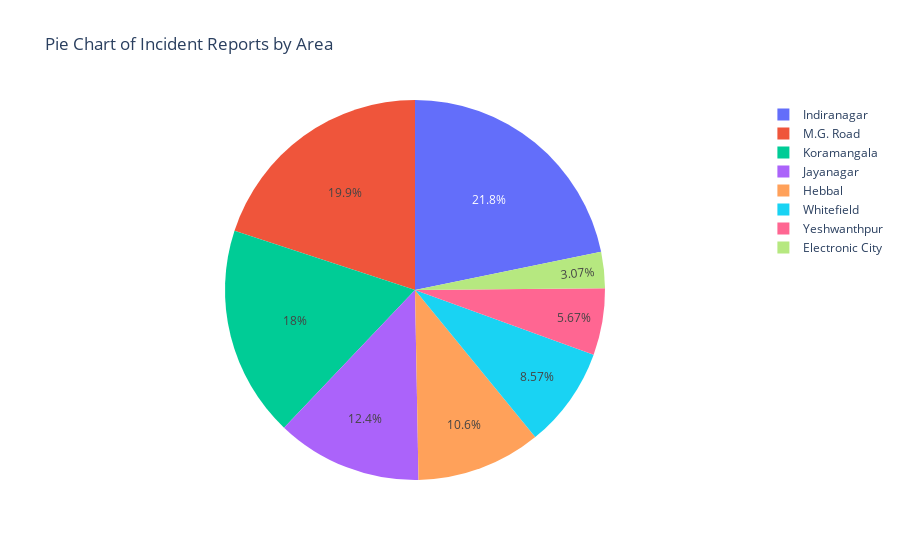

This figure's notebook cell:
### Code cell
incident_data = df.groupby('Area Name')['Incident Reports'].sum().reset_index()
fig = px.pie(incident_data, values='Incident Reports', names='Area Name',
             title="Pie Chart of Incident Reports by Area")
fig.show()

### Figure 1 — Plotly figure (JSON) as saved in the notebook; plotly's stock layout.template omitted (floating-point values rounded to 4 significant figures)
{"data": [{"domain": {"x": [0, 1], "y": [0, 1]}, "hovertemplate": "Area Name=%{label}<br>Incident Reports=%{value}<extra></extra>", "labels": ["Electronic City", "Hebbal", "Indiranagar", "Jayanagar", "Koramangala", "M.G. Road", "Whitefield", "Yeshwanthpur"], "legendgroup": "", "name": "", "showlegend": true, "type": "pie", "values": [431, 1489, 3057, 1740, 2519, 2799, 1202, 796]}], "layout": {"autosize": true, "legend": {"tracegroupgap": 0}, "title": {"text": "Pie Chart of Incident Reports by Area"}}}
